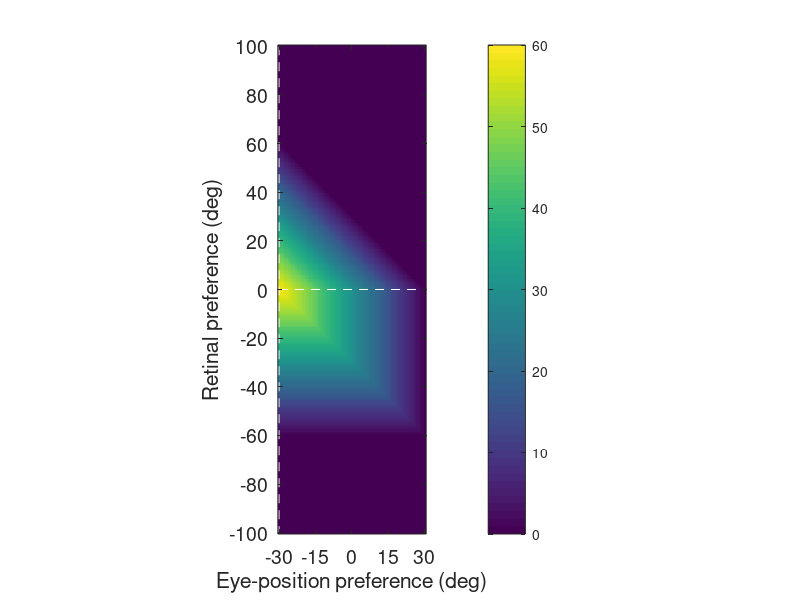

MATLAB code to generate this figure:

sigmoidSlope = 0.0625;
r_0 = 0.5;
E = 60;
R = 200;

e_prefs = -E/2:1:E/2;
r_prefs = R/2:-1:-R/2;
[eye_prefs ret_prefs] = meshgrid(e_prefs,r_prefs);

num_e_prefs = length(e_prefs);
num_r_prefs = length(r_prefs);
 
%% gain < 1
% overlap_a0_b-Ediv2_g-1_r05
% overlap_a0_b-Ediv4_g-1_r05
% overlap_a0_bE0_g-1_r05
% overlap_a0_bEdiv4_g-1_r05
% overlap_a0_bEdiv2_g-1_r05

%{
gain = -1;
ref_alpha = 0
ref_beta = E/2 % E/2, E/4, 0, -E/4, -E/2

ref_h_lower = ref_alpha - E/2; 
ref_h_higher = ref_alpha + ref_beta + (1/(-2*gain))*log((1/r_0) - 1);

h_lower = ret_prefs - E/2;
h_higher = ret_prefs + eye_prefs + (1/(-2*gain))*log((1/r_0) - 1);
%}

%% gain > 0
% overlap_a0_b-Ediv2_g1_r05
% overlap_a0_b-Ediv4_g1_r05
% overlap_a0_bE0_g1_r05
% overlap_a0_bEdiv4_g1_r05
% overlap_a0_bEdiv2_g1_r05

gain = 1;
ref_alpha = 0
ref_beta = -E/2 % -E/2, -E/4 , 0 ,  E/4,  E/2

ref_h_lower = ref_alpha + ref_beta + (1/(-2*gain))*log((1/r_0) - 1);
ref_h_higher = ref_alpha + E/2;

h_lower = ret_prefs + eye_prefs + (1/(-2*gain))*log((1/r_0) - 1);
h_higher = ret_prefs + E/2;


%% Compute overlap
overlap = min(ref_h_higher,h_higher) - max(ref_h_lower,h_lower);
overlap(overlap < 0) = 0;

%% Figure
figure;
imagesc(overlap);
colorbar
caxis([0 60])

% Add marker axis
hold on
plot([1 num_e_prefs],[R/2 R/2] + 1,'--w');
plot(1 + E/2 + [ref_beta ref_beta],[1 num_r_prefs],'--w');

% Pretty up

            dim = fliplr(size(overlap));
            pbaspect([dim 1]);

            hYLabel = ylabel('Retinal preference (deg)'); % : \alpha_{i}
            hXLabel = xlabel('Eye-position preference (deg)'); % : \beta_{i}
            
            % Fix axes ticks
            
            wTicks = 1:num_e_prefs;
            wdist = 15;
            wTicks = wTicks(1:wdist:end);
            wLabels = e_prefs(1:wdist:end);
            wCellLabels = cell(1,length(wLabels));
            for t=1:length(wLabels),
              wCellLabels{t} = num2str(wLabels(t));
            end
            
            set(gca,'XTick',wTicks);
            set(gca,'XTickLabel',wCellLabels);
            
            % Height
            hTicks = 1:num_r_prefs;
            hdist = 20;
            hTicks = hTicks(1:hdist:end);
            hLabels = r_prefs(1:hdist:end);
            hCellLabels = cell(1,length(hLabels));
            for l=1:length(hLabels),
              hCellLabels{l} = [num2str(hLabels(l)) ];
            end

            set(gca,'YTick',hTicks);
            set(gca,'YTickLabel',hCellLabels);
            
            % Change font size
            set([hYLabel hXLabel], 'FontSize', 16);
            set(gca, 'FontSize', 14);

